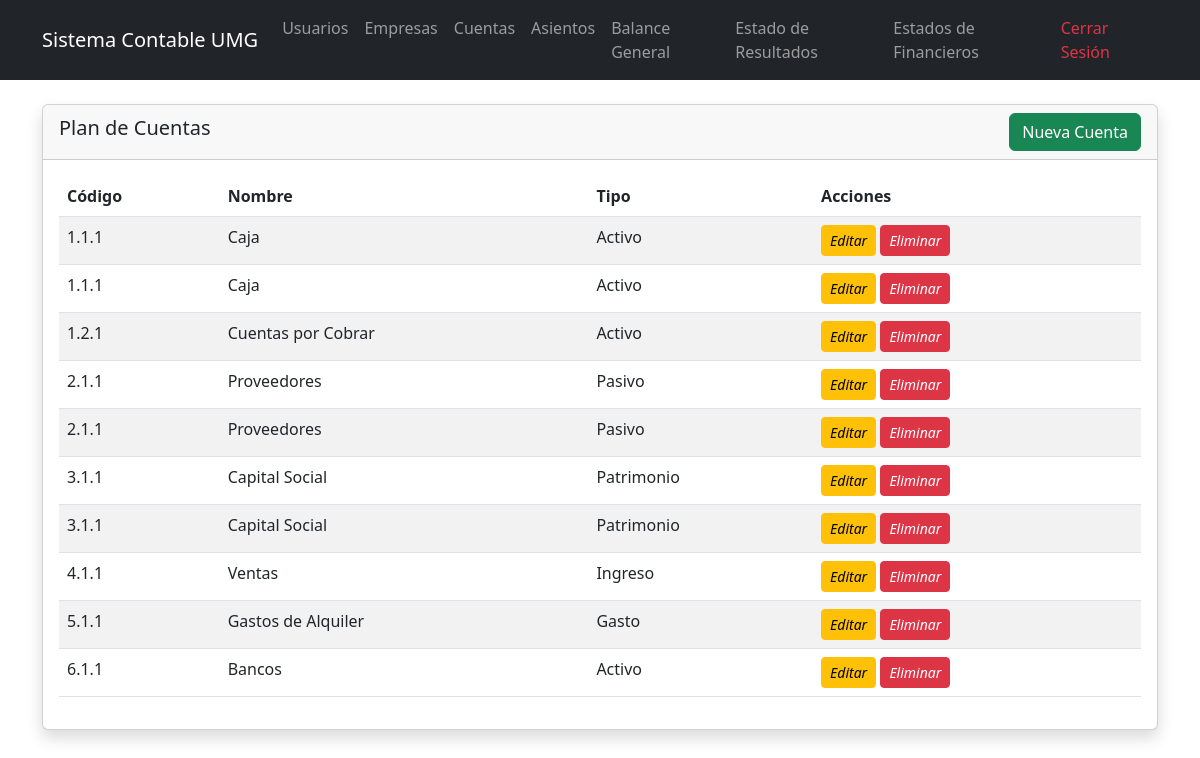
The page /cuentas.php (signed in) on the database its author committed.
### tables this page shows
CREATE TABLE `cuentas` (
  `id_cuenta` int(11) NOT NULL,
  `codigo` varchar(10) NOT NULL,
  `nombre` varchar(100) NOT NULL,
  `tipo` enum('Activo','Pasivo','Patrimonio','Ingreso','Gasto') NOT NULL
);

### cuentas.php (the view, shortened to what this page needs)
<?php
include 'config/database.php';
?>
<!DOCTYPE html>
<html lang="es">
<head>
    <?php include 'includes/header.php'; ?>
</head>
<body>
    <div class="container mt-4">
        <div class="row">
            <div class="col-md-30">
                <div class="card shadow">
                    <div class="card-header d-flex justify-content-between align-items-center">
                        <h5>Plan de Cuentas</h5>
                        <button class="btn btn-success" data-bs-toggle="modal" data-bs-target="#modalCuenta">
                            <i class="fas fa-plus"></i> Nueva Cuenta
                        </button>
                    </div>
                    <div class="card-body">
                        <table class="table table-striped">
                            <thead>
                                <tr>
                                    <th>Código</th>
                                    <th>Nombre</th>
                                    <th>Tipo</th>
                                    <th>Acciones</th>
                                </tr>
                            </thead>
                            <tbody>
                                <?php
                                $stmt = $pdo->query("SELECT * FROM cuentas ORDER BY codigo");
                                while ($cuenta = $stmt->fetch(PDO::FETCH_ASSOC)) {
                                    echo "<tr>
                                            <td>{$cuenta['codigo']}</td>
                                            <td>{$cuenta['nombre']}</td>
                                            <td>{$cuenta['tipo']}</td>
                                            <td>
                                                <a href='accion_cuenta.php?editar={$cuenta['id_cuenta']}' class='btn btn-sm btn-warning'><i class='fas fa-edit'>Editar</i></a>
                                                <a href='accion_cuenta.php?eliminar={$cuenta['id_cuenta']}' class='btn btn-sm btn-danger'><i class='fas fa-trash'>Eliminar</i></a>
                                            </td>
                                          </tr>";
                                }
                                ?>
                            </tbody>
                        </table>
                    </div>
                </div>
            </div>
        </div>
    </div>
</body>
</html>

### rows shown on the page
cuentas: codigo "1.1.1", nombre "Caja", tipo "Activo"
cuentas: codigo "1.1.1", nombre "Caja", tipo "Activo"
cuentas: codigo "1.2.1", nombre "Cuentas por Cobrar", tipo "Activo"
cuentas: codigo "2.1.1", nombre "Proveedores", tipo "Pasivo"
cuentas: codigo "2.1.1", nombre "Proveedores", tipo "Pasivo"
cuentas: codigo "3.1.1", nombre "Capital Social", tipo "Patrimonio"
cuentas: codigo "3.1.1", nombre "Capital Social", tipo "Patrimonio"
cuentas: codigo "4.1.1", nombre "Ventas", tipo "Ingreso"
cuentas: codigo "5.1.1", nombre "Gastos de Alquiler", tipo "Gasto"
cuentas: codigo "6.1.1", nombre "Bancos", tipo "Activo"
